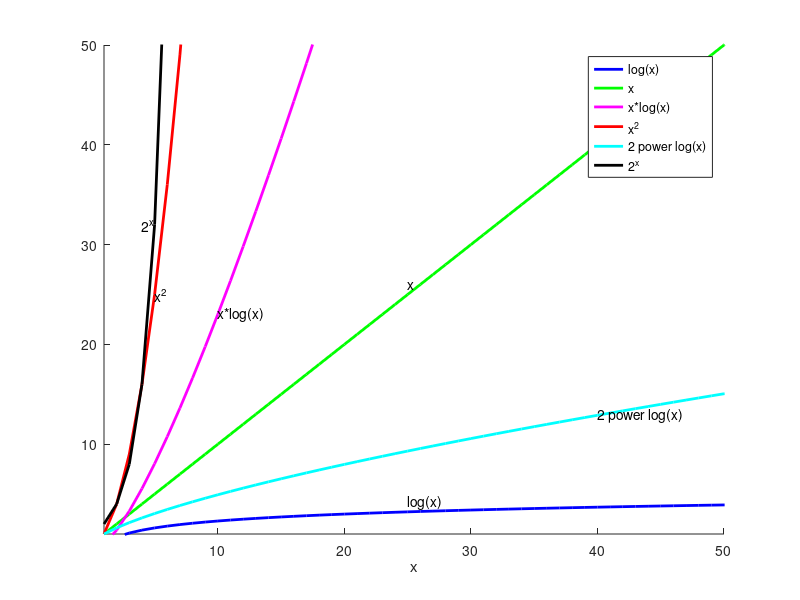

Recreate this plot in MATLAB.
hold off;
close;

N = 1000;
X = 1:N;
size(X)

hold on;
axis([1 50 1 50 ]);
xlabel ("x");

z = log(X);
plot (X, z, 'b', 'LineWidth', 2);
text (X(25), z(25) + 1, "log(x)");

z = X;
plot (X, z, 'g', 'LineWidth', 2);
text (X(25), z(25) + 1, "x");

z = X .* log(X);
plot (X, z, 'm', 'LineWidth', 2);
text (X(10), z(10), "x*log(x)");

z = X.^2;
plot (X, z, 'r', 'LineWidth', 2);
text (X(5), z(5), "x^2");

z = 2 .^ log(X);
plot (X,  z, 'c', 'LineWidth', 2);
text (X(40), z(40), "2 power log(x)");

z = 2 .^ X;
plot (X,  z, 'k', 'LineWidth', 2);
text (X(4), z(5) , "2^x");

legend("log(x)", "x", "x*log(x)", "x^2", "2 power log(x)", "2^x");

hold off;
print("BigOComparisons.png");
refresh;

